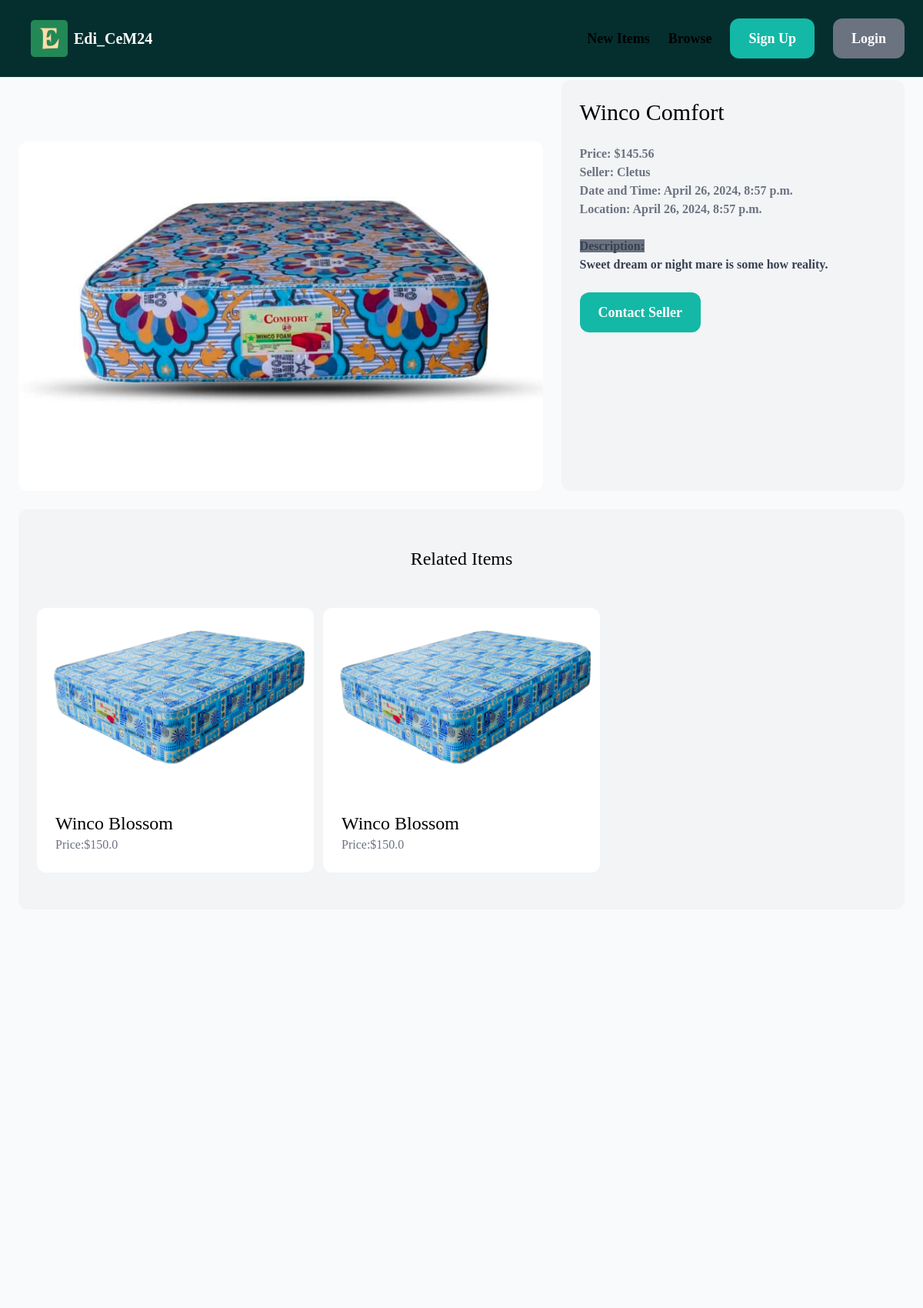
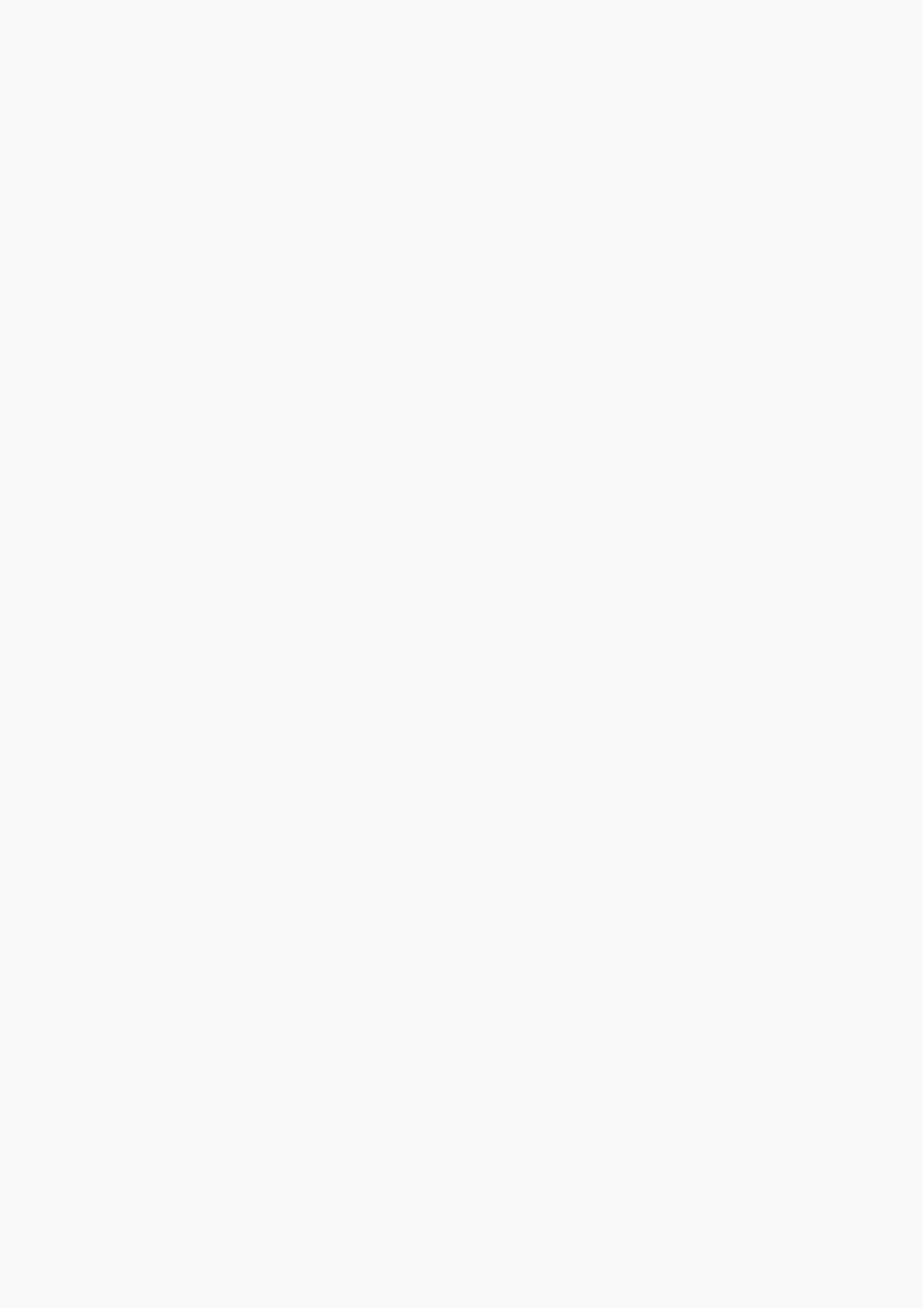
Screenshot of /item/4/ (upper part) with the database file from the repository (2 pictures, top to bottom).
### item/models.py (models this page shows, shortened)
class Item(models.Model):
    category = models.ForeignKey(Category, related_name='item', on_delete=models.CASCADE)
    name =  models.CharField(max_length=255)
    description = models.TextField(blank=True, null=True)
    price = models.FloatField()
    image = models.ImageField(upload_to='store', blank=True, null=True)
    is_sold = models.BooleanField(default=False)
    created_by = models.ForeignKey(User, related_name='item', on_delete=models.CASCADE)
    created_at = models.DateTimeField(auto_now_add=True)

### item/views.py (the view)
# urls.py: path('<int:pk>/', views.detail, name='detail'),
def detail(request, pk):
    item = get_object_or_404(Item, pk=pk)
    related_items = Item.objects.filter(category=item.category, is_sold=False).exclude(pk=pk)[0:3]
    return render(request, 'item/detail.html', {
        'item': item,
        'related_items': related_items,
    })

### item/templates/item/detail.html (shortened to what this page needs)
{% extends 'base.html' %}
{% load static %}
{% block content %}
     <div class="grid grid-cols-5 gap-6 mt-20">
         <div class="col-span-3 mt-20">
             <img src="{{ item.image.url}}" alt="images" class="rounded-xl"/>
         </div>
         <div class="col-span-2 p-6 bg-gray-100 rounded-xl">
            <h1 class="mb-6 text-3xl">{{ item.name }}</h1>
            <p class="text-gray-500"><strong>Price: ${{ item.price }}</strong></p>
            <p class="text-gray-500"><strong>Seller: {{ item.created_by.username }}</strong></p>
            <p class="text-gray-500"><strong>Date and Time: {{ item.created_at }}</strong></p>
            <p class="text-gray-500"><strong>Location: {{ item.created_at }}</strong></p>
             <br>
             {% if item.description  %}
                <p class="text-gray-700">
                    <strong class="bg-gray-500">Description:</strong><br><strong class="gap-16">{{ item.description }}</strong>
                </p>
            {% endif %}
            {% if request.user == item.created_by %}
               <div class="mt-6 gap-3 p-6 bg-white rounded-xl">
                  <p>This is your item!</p>
                  <a href="{% url 'item:edit' item.id %}" class="inline-block mt-6 px-6 py-3 text-2xl font-semibold bg-teal-700 hover:bg-teal-900 text-white rounded-xl">Edit</a>
                  <a href="{% url 'item:delete' item.id %}" class="inline-block mt-6 ml-4 px-6 py-3 text-2xl font-semibold bg-red-700 hover:bg-red-900 text-white rounded-xl">Delete</a>
               </div>
               {% else %}
                  <a href="{% url 'conversation:new' item.id %}" class="inline-block mt-6 px-6 py-3 text-lg font-semibold bg-teal-500 text-white rounded-xl hover:bg-teal-700">Contact Seller</a>
            {% endif %}
        </div>
     </div>
     <div class="mt-6 px-6 py-12 bg-gray-100 rounded-xl">
        <h2 class="mb-12 text-2xl text-center">Related Items</h2>
        <div class="grid grid-cols-3 gap-3">
            {% for item in related_items %}
                 <div class="g">
                    <a href="{% url 'item:detail' item.id %}">
                        <div class="c">
                            <img src="{{ item.image.url }}" alt="images" class="rounded-t-xl">
                        </div>
                        <div class="p-6 bg-white rounded-b-xl">
                            <h2 class="text-2xl">{{ item.name }}</h2>
                            <p class="text-gray-500">Price:${{ item.price }}</p>
                        </div>
                    </a>
                </div>
            {% endfor %}
        </div>
     </div>
{% endblock content %}

### rows the page displays
Item: image (picture), name "Winco Comfort", price "145.56", created_by.username "Cletus", created_at "April 26, 2024, 8:57 p.m.", description "Sweet dream or night mare is some how reality."
Item: image (picture), name "Winco Blossom", price "150.0"
Item: image (picture), name "Winco Blossom", price "150.0"
